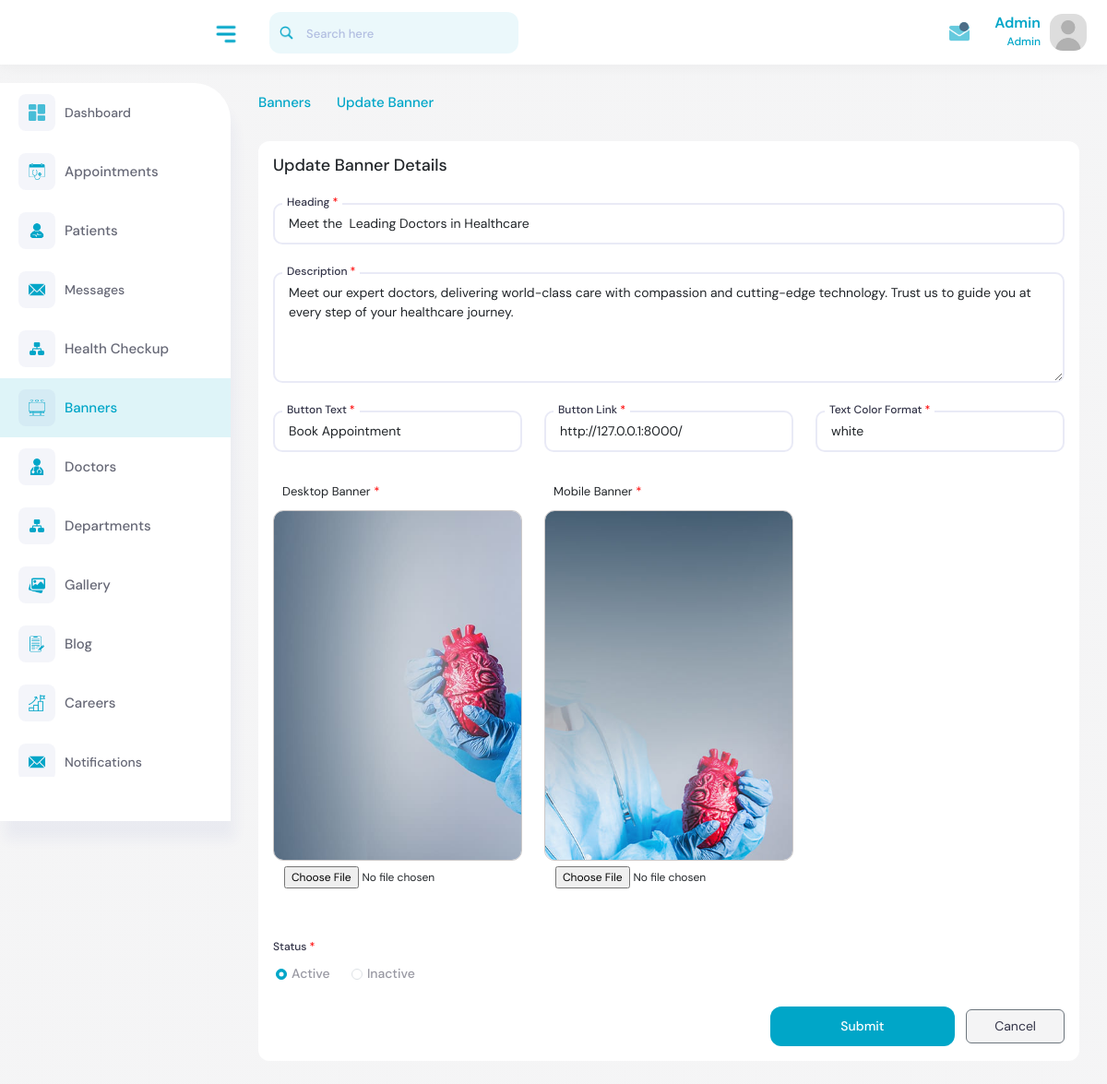
/account/banners/update/1/ (signed in), run on the app's committed database.
### core/models.py (models this page shows, shortened)
class Banner(models.Model):
    COLOR_CHOICES = [
        ('black', 'black'),
        ('white', 'white'),
    ]
    heading = models.CharField(max_length=255, default='',  null=True, blank=True)
    description = models.TextField( null=True, blank=True, default='')
    button_text = models.CharField(max_length=100,  null=True, blank=True, default='')
    button_url = models.URLField(default='https://vshhospital.com/',  null=True, blank=True)
    created_at = models.DateTimeField(auto_now_add=True)
    updated_at = models.DateTimeField(auto_now=True)
    image_for_desktop = models.ImageField(upload_to='banners/desktop/')
    image_for_mobile = models.ImageField(upload_to='banners/mobile/')
    status = models.BooleanField(default=True)
    color = models.CharField(max_length=10, choices=COLOR_CHOICES, default='black')

### core/views.py (the view)
# urls.py: path('account/banners/update/<str:pk>/', views.update_banner, name='update_banner'),
@login_required(login_url='login')
def update_banner(request, pk):
    try:
        profile = Summary.objects.get(user=request.user)
    except ObjectDoesNotExist:
        msg.error(request,'Profile does not exist. You cannot access here.')
        return redirect('login')
    if profile:
        if profile.role == 'hr':
            return redirect('hr_dashboard')
        elif profile.role == 'media':
            return redirect('media_dashboard')  # Correctly redirect to media dashboard
        elif profile.role not in ['frontdesk', 'admin']:
            return redirect('homepage')
    else:
        return redirect('homepage')
    banner = get_object_or_404(Banner, id=pk)
    print(type(banner.status))
    if request.method == 'POST':
        form = BannerForm(request.POST, request.FILES, instance=banner)
        if form.is_valid():
            form.save()
            msg.success(request, 'Banner Updated Successfully')
            return redirect('banners')
        else:
            msg.error(request, 'Failed to update banner. Please check the form for errors.')
    else:
        form = BannerForm(instance=banner)
    return render(request, 'backend/update-banner.html', {'form': form, 'banner': banner})

### templates/backend/update-banner.html (shortened to what this page needs)
{% extends 'backend/base.html' %}
{% load static %}
{% block content %}
<div class="content">
    <div class="page-header">
        <div class="row">
            <div class="col-sm-12">
                <ul class="breadcrumb">
                    <li class="breadcrumb-item"><a href="{% url 'banners' %}">Banners </a></li>
                    <li class="breadcrumb-item"><i class="feather-chevron-right"></i></li>
                    <li class="breadcrumb-item active">Update Banner</li>
                </ul>
            </div>
        </div>
    </div>
    <div class="row">
        <div class="col-sm-12">
            <div class="card">
                <div class="card-body">
                    <form method="post" enctype="multipart/form-data">
                        <div class="row">
                            <div class="col-12">
                                <div class="form-heading">
                                    <h4>Update Banner Details</h4>
                                </div>
                            </div>
                            <div class="col-md-12">
                                <div class="input-block local-forms">
                                    <label>Heading <span class="login-danger">*</span></label>
                                    {{ form.heading }}
                                </div>
                            </div>
                            <div class="col-md-12">
                                <div class="input-block local-forms">
                                    <label>Description <span class="login-danger">*</span></label>
                                    {{ form.description }}
                                </div>
                            </div>
                            <div class="col-12 col-md-4">
                                <div class="input-block local-forms">
                                    <label>Button Text <span class="login-danger">*</span></label>
                                    {{ form.button_text }}
                                </div>
                            </div>
                            <div class="col-12 col-md-4">
                                <div class="input-block local-forms">
                                    <label>Button Link <span class="login-danger">*</span></label>
                                    {{ form.button_url }}
                                </div>
                            </div>
                            <div class="col-12 col-md-4">
                                <div class="input-block local-forms">
                                    <label>Text Color Format <span class="login-danger">*</span></label>
                                    {{ form.color }}
                                </div>
                            </div>
                           <div class="col-md-4 mb-5 col-12">
                                <label class="label__banner">Desktop Banner <span class="login-danger">*</span></label>
                                <img class="img__preview" id="img-preview-1" src="{{banner.image_for_desktop.url}}"/>
                                <div>
                                    {{form.image_for_desktop}}
                                </div>
                           </div>
                           <div class="col-md-4 mb-5 col-12">
                                <label class="label__banner">Mobile Banner <span class="login-danger">*</span></label>
                                <img class="img__preview" id="img-preview-2" src="{{banner.image_for_mobile.url}}"/>
                                <div>
                                    {{form.image_for_mobile}}
                                </div>
                           </div>
                            <div class="form-group col-12 col-md-6 col-xl-6">
                                <div class="input-block select-gender">
                                    <label class="gen-label">Status <span class="login-danger">*</span></label>
                                    <div class="form-check form-check-inline">
                                        <label class="form-check-label">
                                            <input type="radio" name="status" id="id_status" required value="True" class="form-check-input mt-0"
                                                {% if form.status.value == True %}checked{% endif %}/> Active
                                        </label>
                                    </div>
                                    <div class="form-check form-check-inline">
                                        <label class="form-check-label">
                                            <input type="radio" name="status" id="id_status" required value="False" class="form-check-input mt-0"
                                                {% if form.status.value == False %}checked{% endif %}/> Inactive
                                        </label>
                                    </div>
                                </div>
                            </div>
                            <div class="col-12">
                                <div class="doctor-submit text-end">
                                    <button type="submit" class="btn btn-primary submit-form me-2">Submit</button>
                                    <a href="{% url 'banners' %}" class="btn btn-secondary cancel-form">Cancel</a>
                                </div>
                            </div>
                        </div>
                    </form>
                </div>
            </div>
        </div>
    </div>
</div>
{% endblock content %}

### templates/backend/base.html (shortened to what this page needs)
<!DOCTYPE html>
{% load static %}
<html lang="en">
    <head>
        <link rel="stylesheet" type="text/css" href="{% static 'css/bootstrap.min.css' %}" />
        <link rel="stylesheet" href="{% static 'plugins/fontawesome/css/fontawesome.min.css' %}" />
        <link rel="stylesheet" href="{% static 'plugins/fontawesome/css/all.min.css' %}" />
        <link rel="stylesheet" type="text/css" href="{% static 'css/select2.min.css' %}" />
        <link rel="stylesheet" href="{% static 'plugins/datatables/datatables.min.css' %}" />
        <link rel="stylesheet" href="{% static 'css/feather.css' %}" />
        <link rel="stylesheet" type="text/css" href="{% static 'css/style.css' %}" />
    </head>
    <body>
        <div class="main-wrapper">
            <div class="header">
                <div class="header-left">
                    <a href="{% url 'dashboard' %}" class="logo"> <img src="{% static 'img/logo.png' %}" style="width: 180px" class="img-fluid" alt /> </a>
                </div>
                <a id="toggle_btn" href="javascript:void(0);"><img src="{% static 'img/icons/menu.png' %}" style="width: 30px;" alt /></a>
                <div class="top-nav-search mob-view">
                    <form>
                        <input type="text" class="form-control" placeholder="Search here" />
                        <a class="btn"><img src="{% static 'img/icons/search.png' %}" style="width: 15px;" alt /></a>
                    </form>
                </div>
                <ul class="nav user-menu float-end">
                    <li class="nav-item dropdown d-none d-md-block">
                        <a href="#" class="dropdown-toggle nav-link" data-bs-toggle="dropdown">
                            <img src="{% static 'img/icons/email.png' %}" style="width: 22px;" alt />
                            <span class="pulse"></span>
                        </a>
                    </li>
                    <li class="nav-item dropdown has-arrow user-profile-list">
                        <a href="#" class="dropdown-toggle nav-link user-link" data-bs-toggle="dropdown">
                            <div class="user-names">
                                <h5 style="text-transform: capitalize;">{{request.user.username}}</h5>
                                <span>Admin</span>
                            </div>
                            <span class="user-img">
                                <img src="{% static 'img/user.jpg' %}" alt="Admin" />
                            </span>
                        </a>
                    </li>
                </ul>
            </div>
            <div class="sidebar" id="sidebar">
                <div class="sidebar-inner slimscroll">
                    <div id="sidebar-menu" class="sidebar-menu">
                        <ul class="main">
                            <div class="sidebar__box dashboard_sidebar">
                                <a href="{% url 'dashboard' %}">
                                    <span class="menu-side"><img src="{% static 'img/icons/dashboard.png' %}" style="width: 18px;" alt /></span> <span> Dashboard </span>
                                </a>
                            </div>
                            <li class="submenu appointment_sidebar">
                                <a href="#">
                                    <span class="menu-side"><img src="{% static 'img/icons/appointment.png' %}" style="width: 18px;" alt /></span> <span> Appointments </span> <span class="menu-arrow"></span>
                                </a>
                            </li>
                            <li class="submenu patients_sidebar">
                                <a href="#">
                                    <span class="menu-side"><img src="{% static 'img/icons/healthy.png' %}" style="width: 18px;" alt /></span> <span>Patients </span> <span class="menu-arrow"></span>
                                </a>
                            </li>
                            <div class="sidebar__box messages_sidebar">
                                <a href="{% url 'messages' %}">
                                    <span class="menu-side"><img src="{% static 'img/icons/message.png' %}" style="width: 18px;" alt /></span> <span> Messages </span>
                                </a>
                            </div>
                            <li class="submenu health_checkup_sidebar">
                                <a href="#">
                                    <span class="menu-side"><img src="{% static 'img/icons/department.png' %}" style="width: 18px;" alt /></span> <span> Health Checkup </span> <span class="menu-arrow"></span>
                                </a>
                            </li>
                            <li class="submenu banner_sidebar">
                                <a href="#">
                                    <span class="menu-side"><img src="{% static 'img/icons/banner.png' %}" style="width: 18px;" alt /></span> <span> Banners </span> <span class="menu-arrow"></span>
                                </a>
                            </li>
                            <li class="submenu doctor_sidebar">
                                <a href="#">
                                    <span class="menu-side"><img src="{% static 'img/icons/doctor.png' %}" style="width: 18px;" alt /></span> <span> Doctors </span> <span class="menu-arrow"></span>
                                </a>
                            </li>
                            <li class="submenu department_sidebar">
                                <a href="#">
                                    <span class="menu-side"><img src="{% static 'img/icons/department.png' %}" style="width: 18px;" alt /></span> <span> Departments </span> <span class="menu-arrow"></span>
                                </a>
                            </li>
                            <li class="submenu gallery_sidebar">
                                <a href="#">
                                    <span class="menu-side"><img src="{% static 'img/icons/gallery.png' %}" style="width: 18px;" alt /></span> <span> Gallery</span> <span class="menu-arrow"></span>
                                </a>
                            </li>
                            <li class="submenu blogs_sidebar">
                                <a href="#">
                                    <span class="menu-side"><img src="{% static 'img/icons/blog.png' %}" style="width: 18px;" alt /></span> <span> Blog</span> <span class="menu-arrow"></span>
                                </a>
                            </li>
                            <li class="submenu career_sidebar">
                                <a href="#">
                                    <span class="menu-side"><img src="{% static 'img/icons/career.png' %}" style="width: 18px;" alt /></span> <span> Careers</span> <span class="menu-arrow"></span>
                                </a>
                            </li>
                            <div class="sidebar__box notifications_sidebar">
                                <a href="{% url 'notifications' %}">
                                    <span class="menu-side"><img src="{% static 'img/icons/message.png' %}" style="width: 18px;" alt /></span> <span> Notifications </span>
                                </a>
                            </div>
                        </ul>
                    </div>
                </div>
            </div>
            <div class="page-wrapper">
                {% block content %}
                {% endblock content %}
            </div>
        </div>
        <script src="{% static 'cdn-cgi/scripts/7d0fa10a/cloudflare-static/rocket-loader.min.js' %}" data-cf-settings="0809f830a9a7270f0d91c883-|49" defer></script></body>
    </body>
</html>

### static/css/feather.css (style rules this page uses)
[class^="feather-"], [class*=" feather-"] { font-family: 'feather' !important; speak: none; font-style: normal; font-weight: normal; font-variant: normal; text-transform: none; line-height: 1; -webkit-font-smoothing: antialiased; -moz-osx-font-smoothing: grayscale; }
.feather-chevron-right:before { content: "\e930"; }

### data on the page
Banner: heading "Meet the Leading Doctors in Healthcare", description "Meet our expert doctors, delivering world-class care with compassion and cutting-edge technology. Trust us to guide you at every step of your healthcare journey.", button_text "Book Appointment", button_url "http://127.0.0.1:8000/", color "white", image_for_desktop (picture), image_for_mobile (picture)

### other printed values
{{ request.user.username }} "Admin"
